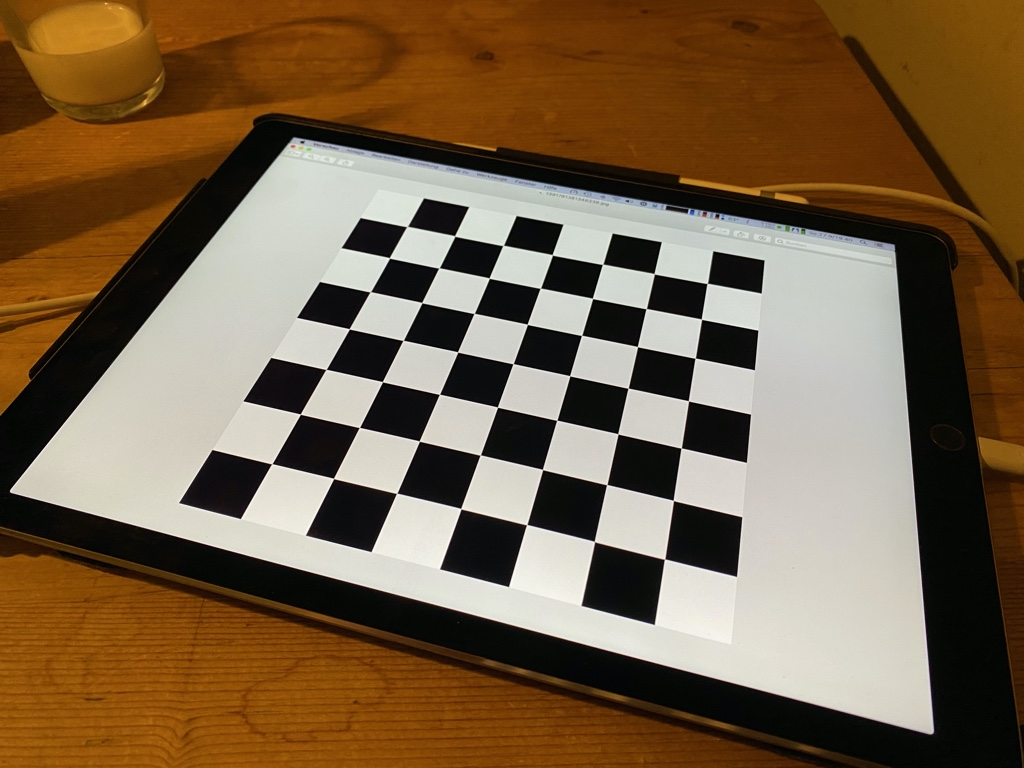
#> input picture TestFile/Projekt/Bilder/cv2/chessboard_3.jpg, 1024 x 768 px; its folder holds only this picture in this run
$ python cv2_test.py
#> lines starting #> are read from the running program, lines starting #| are printed output that depends on the picture; after the words box and inside, x2 and y2 are one past the last pixel; in counts of white or black regions, pixels touching at a corner belong together; long printed decimals are rounded
import cv2
import numpy as np
import glob

def draw(img, corners, imgpts):
    imgpts = np.int32(imgpts).reshape(-1,2)

    # draw ground floor in green
    img = cv2.drawContours(img, [imgpts[:4]],-1,(0,255,0),-3)

    # draw pillars in blue color
    for i,j in zip(range(4),range(4,8)):
        img = cv2.line(img, tuple(imgpts[i]), tuple(imgpts[j]),(255),3)

    # draw top layer in red color
    img = cv2.drawContours(img, [imgpts[4:]],-1,(0,0,255),3)

    return img

criteria = (cv2.TERM_CRITERIA_EPS + cv2.TERM_CRITERIA_MAX_ITER, 30, 0.001)
objp = np.zeros((7*7,3), np.float32)
objp[:,:2] = np.mgrid[0:7,0:7].T.reshape(-1,2)

objpoints = []
imgpoints = []
images = glob.glob('TestFile/Projekt/Bilder/cv2/*3.jpg')

for fname in images:
  img = cv2.imread(fname)
#> img is the input picture: shape (768, 1024, 3); mean B, G, R 71.6, 97.9, 120.2
  diceimg = cv2.imread(fname)
  grayimg = cv2.cvtColor(img, cv2.COLOR_BGR2GRAY)
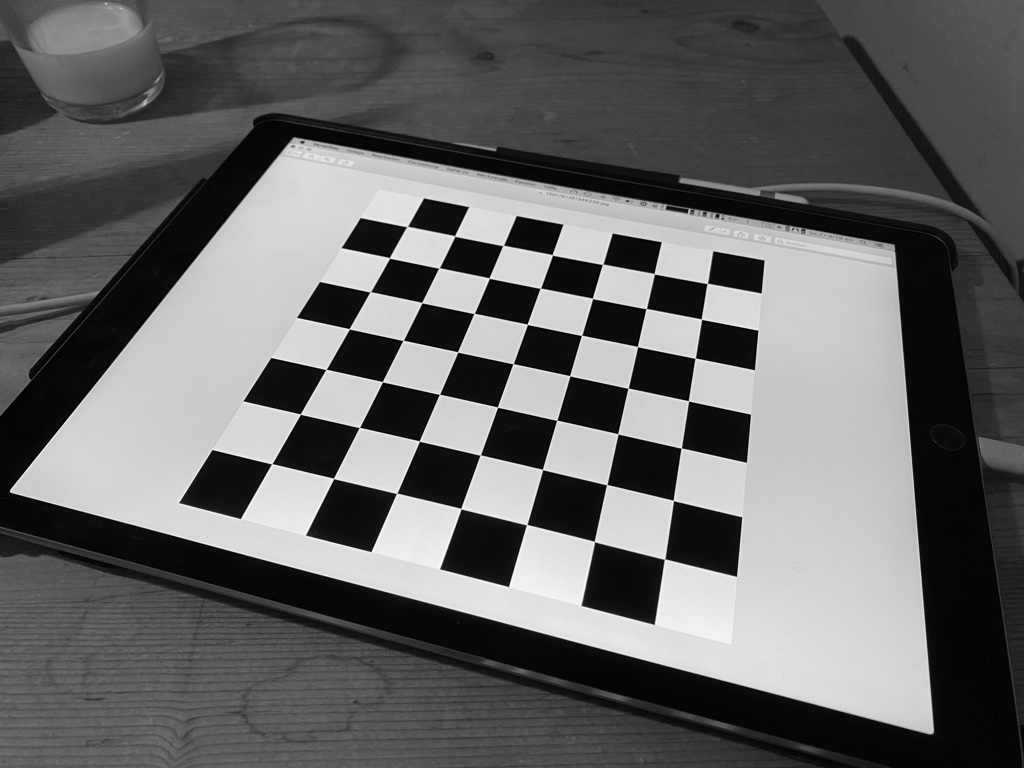
#> grayimg: shape (768, 1024); min 0, max 254, mean 101.6
  found, corners = cv2.findChessboardCorners(grayimg,(7,7), None)
#> found = True; corners = 49 rows, first 8: [407, 226.6], [454.6, 236], [503.2, 245.4], [552.4, 254.9], [602.6, 264.3], [654.2, 273.7], [707, 283.5], [389.5, 257.9]

  if found == True:
    objpoints.append(objp)
    corners2 = cv2.cornerSubPix(grayimg, corners, (11,11), (-1, -1), criteria)
#> corners2 = 49 rows, first 8: [407.1, 226.5], [454.7, 235.9], [503.2, 245.5], [552.3, 254.8], [602.6, 264.3], [654.2, 273.7], [707.3, 283.5], [389.5, 257.8]
    imgpoints.append(corners)

    cv2.drawChessboardCorners(img, (7,7), corners2, found)
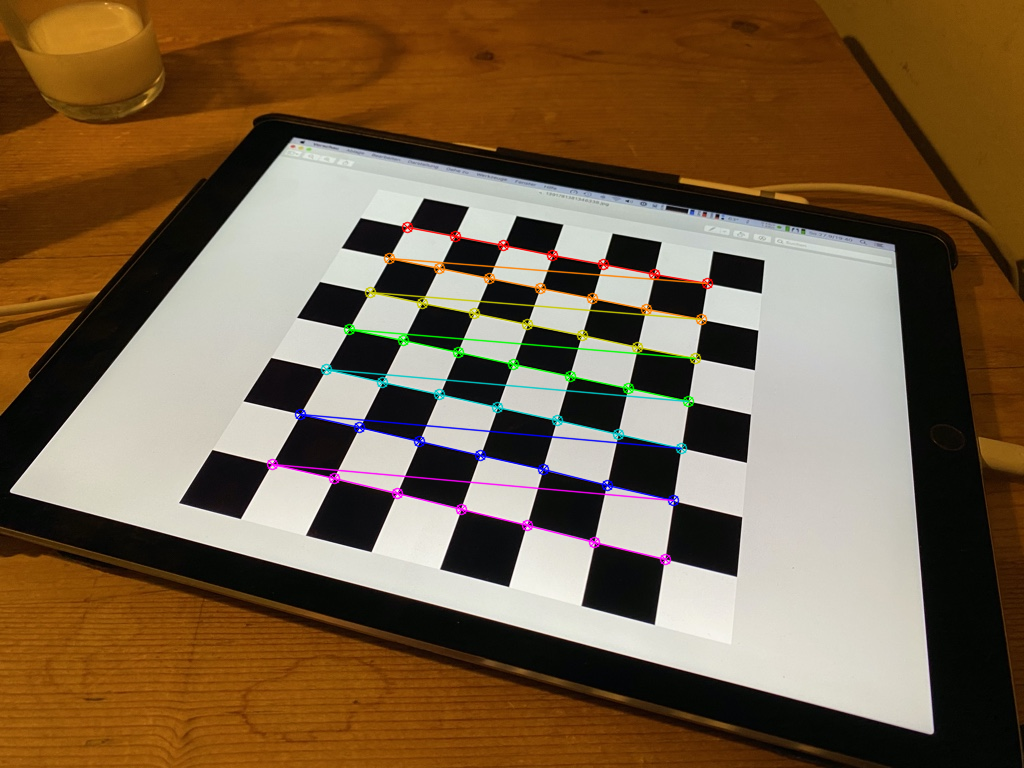
#> img: shape (768, 1024, 3); 2.2% of pixels changed, all inside (x1, y1, x2, y2) = (266, 221, 714, 566)
    cv2.imshow('chessboard', img)

    ret, mtx, dist, rvecs, tvecs = cv2.calibrateCamera(objpoints, imgpoints, grayimg.shape[::-1], None, None)
#> ret = 0.0828; mtx = [[800.2, 0, 522.1], [0, 806.4, 378.6], [0, 0, 1]]; dist = [[0.239, -1, 0.00144, 0.0055, 0.699]]; rvecs = ([-0.727, 0.0614, 0.252],); tvecs = ([-2.31, -3.03, 16.19],)
  else:
    print('corners not found')

  corners2 = cv2.cornerSubPix(grayimg,corners,(11,11),(-1,-1),criteria)
  _, rvecs, tvecs, inliers = cv2.solvePnPRansac(objp, corners2, mtx, dist)
#> rvecs = [-0.727, 0.0614, 0.252]; tvecs = [-2.31, -3.03, 16.19]; inliers = 49 values from 0 to 48
  axis = np.float32( [ [0,0,0], [0,5,0], [5,5,0], [5,0,0], [0,0,-3],[0,5,-3],[5,5,-3],[5,0,-3] ] )
  imgpts, jac = cv2.projectPoints(axis, rvecs, tvecs, mtx, dist)
#> imgpts = [[407.1, 226.6], [300.3, 414.1], [606.7, 484.6], [654.2, 273.7], [394, 84.81], [260.7, 269.7], [633.2, 346.3], [683.9, 131.6]]

  # [6 lines of commented-out code are left out]
  for pt in imgpts:
    cv2.circle(diceimg, (pt[0][0], pt[0][1]), radius=1, color=(0,0,255), thickness=-1)
#> this loop made 8 passes
#> diceimg: shape (768, 1024, 3); 0.01% of pixels changed, all inside (x1, y1, x2, y2) = (259, 83, 685, 486)

  p1 = imgpts[0][0]
#> p1 = [407.1, 226.6]
  p2 = imgpts[1][0]
#> p2 = [300.3, 414.1]
  p3 = imgpts[2][0]
#> p3 = [606.7, 484.6]
  p4 = imgpts[3][0]
#> p4 = [654.2, 273.7]
  p5 = imgpts[4][0]
#> p5 = [394, 84.81]
  p6 = imgpts[5][0]
#> p6 = [260.7, 269.7]
  p7 = imgpts[6][0]
#> p7 = [633.2, 346.3]
  p8 = imgpts[7][0]
#> p8 = [683.9, 131.6]

  linewidth = 2

  cv2.line(diceimg, tuple(p1), tuple(p2), (0,0,255),linewidth)
  cv2.line(diceimg, tuple(p2), tuple(p3), (0,0,255),linewidth)
  cv2.line(diceimg, tuple(p3), tuple(p4), (0,0,255),linewidth)
  cv2.line(diceimg, tuple(p4), tuple(p1), (0,0,255),linewidth)

  cv2.line(diceimg, tuple(p5), tuple(p6), (0,255,0),linewidth)
  cv2.line(diceimg, tuple(p6), tuple(p7), (0,255,0),linewidth)
  cv2.line(diceimg, tuple(p7), tuple(p8), (0,255,0),linewidth)
  cv2.line(diceimg, tuple(p8), tuple(p5), (0,255,0),linewidth)

  cv2.line(diceimg, tuple(p1), tuple(p5), (255,0,0),linewidth)
  cv2.line(diceimg, tuple(p2), tuple(p6), (255,0,0),linewidth)
  cv2.line(diceimg, tuple(p3), tuple(p7), (255,0,0),linewidth)
  cv2.line(diceimg, tuple(p4), tuple(p8), (255,0,0),linewidth)
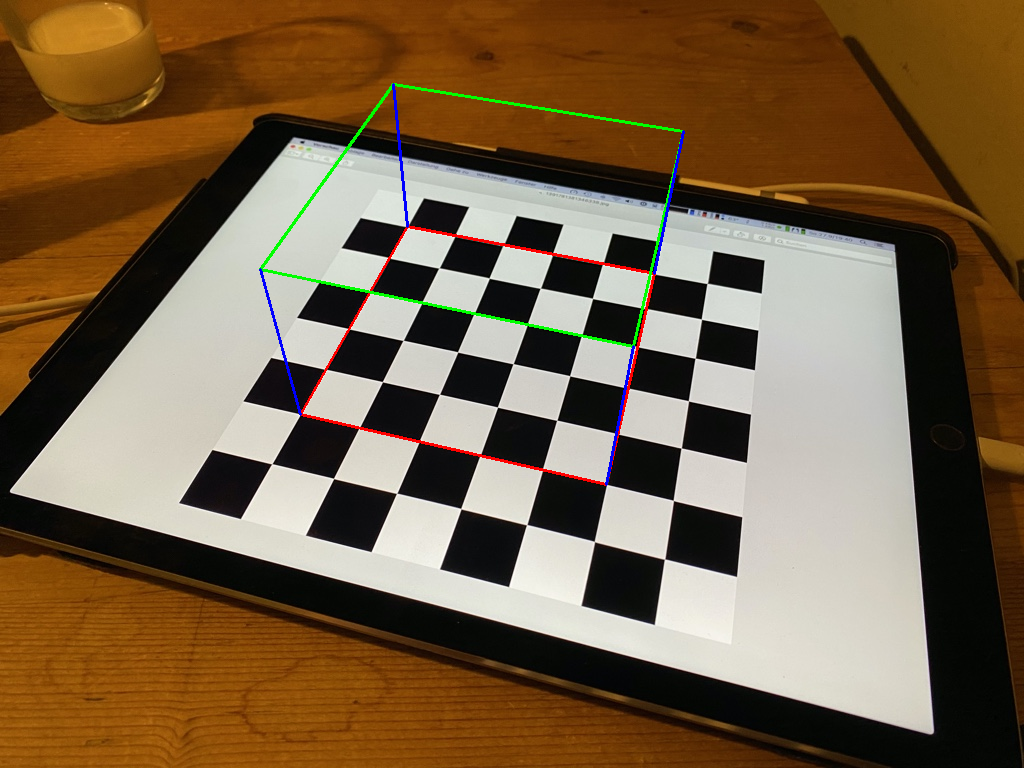
#> diceimg: shape (768, 1024, 3); mean B, G, R 71.1, 97.7, 119.8

  cv2.imshow("chessboard with dots", diceimg)

  print("camera matrix:")
  print(mtx)
#| [[800.175   0.         522.089]
#|  [  0.         806.362  378.553]
#|  [  0.           0.           1.        ]]
  print("rotation matrix:")
  print(rvecs)
#| [[-0.7274]
#|  [ 0.0614]
#|  [ 0.2521]]
  print("translation vector:")
  print(tvecs)
#| [[-2.312]
#|  [-3.027]
#|  [16.191 ]]
  print("distortion:")
  print(dist)
#| [[ 0.2393 -1.000  0.001444  0.005504  0.6986]]

  cv2.waitKey(0)

  cv2.destroyAllWindows()
